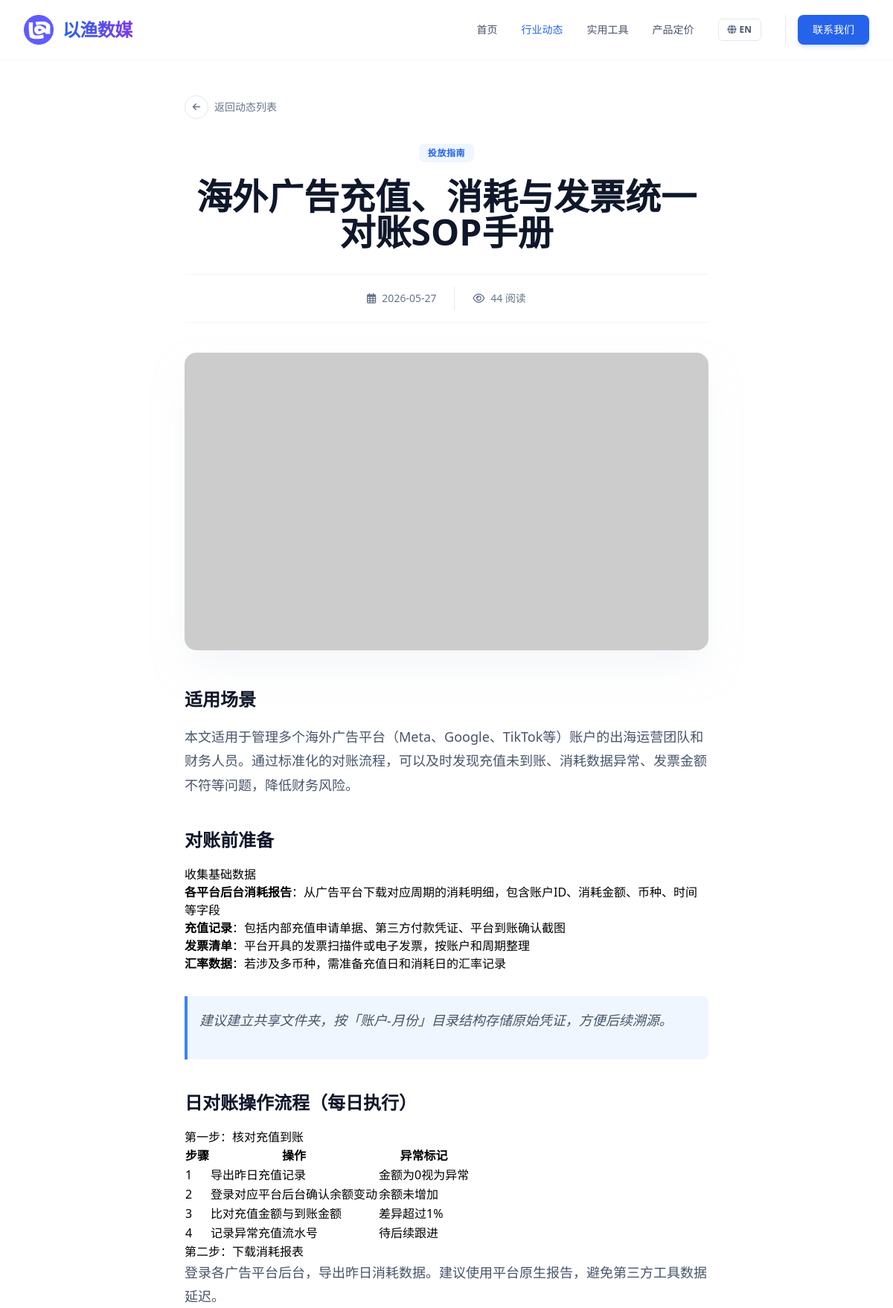
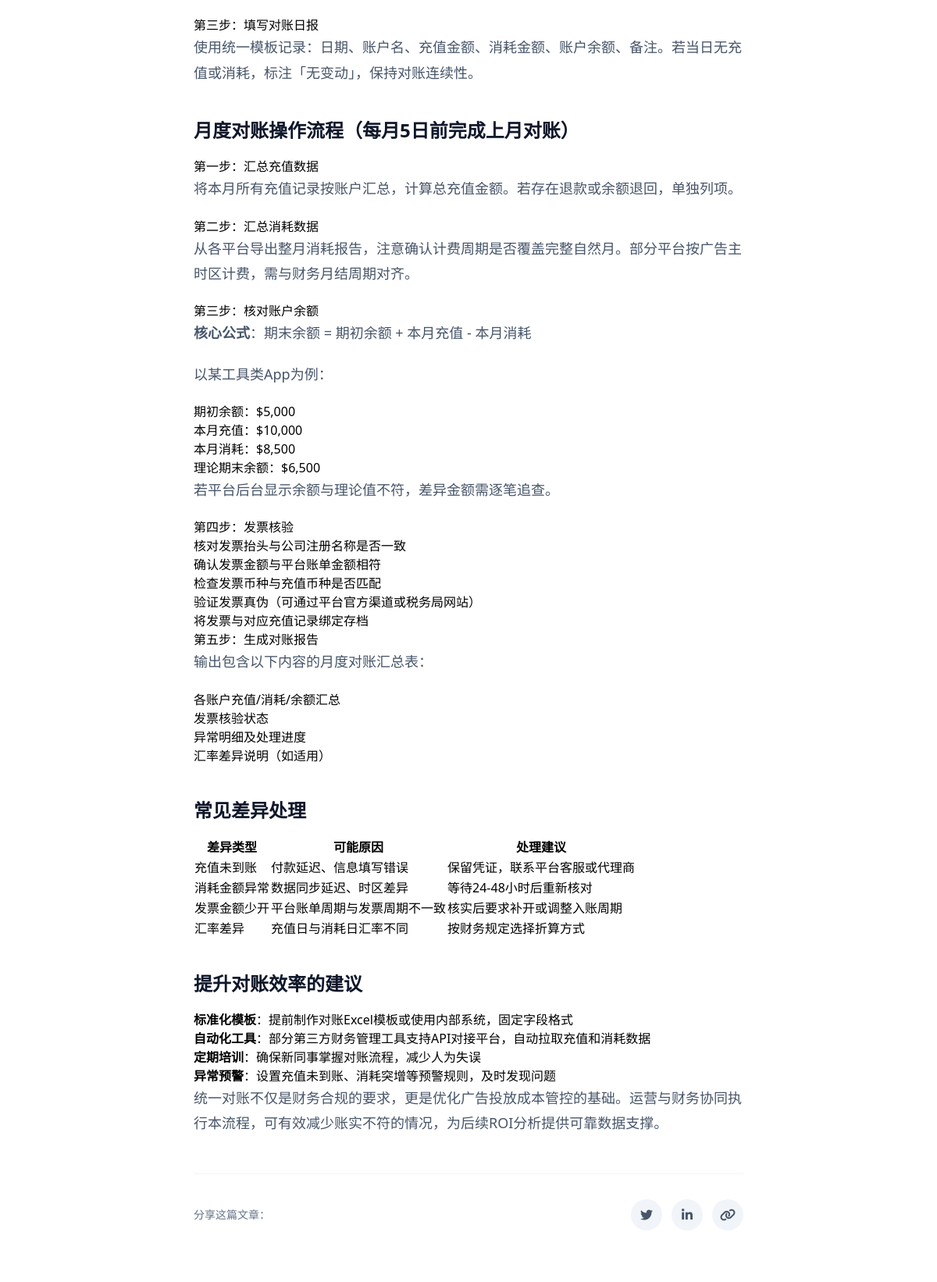
/article/118 (upper part), run on the app's committed database (2 pictures, top to bottom).
### tables this page shows
CREATE TABLE articles (
            id INTEGER PRIMARY KEY AUTOINCREMENT,
            category_id TEXT NOT NULL,
            title TEXT NOT NULL,
            summary TEXT NOT NULL,
            content TEXT NOT NULL,
            date TEXT NOT NULL,
            views INTEGER DEFAULT 0,
            image TEXT NOT NULL
        , seo_keywords TEXT DEFAULT '', seo_score INTEGER DEFAULT 0, title_en TEXT DEFAULT '', summary_en TEXT DEFAULT '', content_en TEXT DEFAULT '', title_vi TEXT DEFAULT "", summary_vi TEXT DEFAULT "", content_vi TEXT DEFAULT "");

### app.py (the view)
@app.route('/article/<int:article_id>')
def article_detail(article_id):
    db = get_db()
    cur = db.cursor()
    cur.execute('SELECT * FROM articles WHERE id = ?', (article_id,))
    article = cur.fetchone()
    if article is None:
        return "Article not found", 404
    return render_template('article_detail.html', article=dict(article))

### app.py (called while the page is built)
def get_db():
    db = getattr(g, '_database', None)
    if db is None:
        db = g._database = sqlite3.connect(DB_PATH)
        db.row_factory = sqlite3.Row
    return db

@app.teardown_appcontext
def close_connection(exception):
    db = getattr(g, '_database', None)
    if db is not None:
        db.close()

@app.after_request
def add_header(response):
    response.headers["Cache-Control"] = "no-cache, no-store, must-revalidate"
    response.headers["Pragma"] = "no-cache"
    response.headers["Expires"] = "0"
    response.headers['Cache-Control'] = 'public, max-age=0'
    return response

### templates/article_detail.html (shortened to what this page needs)
<!DOCTYPE html>
<html lang="zh-CN" x-data="appData()">
<head>
    <script src="https://cdn.tailwindcss.com"></script>
    <link href="https://cdnjs.cloudflare.com/ajax/libs/font-awesome/6.0.0/css/all.min.css" rel="stylesheet">
</head>
<body class="font-sans antialiased bg-white">
    <nav class="fixed w-full z-50 transition-all duration-300 bg-white/90 backdrop-blur-md border-b border-slate-100">
        <div class="max-w-7xl mx-auto px-4 sm:px-6 lg:px-8">
            <div class="flex justify-between h-20 items-center">
                <a href="/" class="flex-shrink-0 flex items-center gap-3 group">
                    <img src="{{ url_for('static', filename='images/logo.png') }}" alt="Logo" class="w-10 h-10 rounded-lg object-cover shadow-sm group-hover:shadow-md transition-shadow duration-300" onerror="this.src='https://ui-avatars.com/api/?name=YY&background=0D8ABC&color=fff'">
                    <span class="font-extrabold text-2xl tracking-tight bg-clip-text text-transparent bg-gradient-to-r from-blue-600 to-violet-600 drop-shadow-sm">以渔数媒</span>
                </a>
                <div class="hidden md:flex space-x-8 items-center">
                    <a href="/" class="text-sm font-medium text-slate-600 hover:text-blue-600 transition-colors" x-text="t[lang].nav.home">首页</a>
                    <a href="/articles" class="text-sm font-medium text-blue-600 transition-colors" x-text="t[lang].nav.articles">行业动态</a>
                                        <a href="/tools" class="text-sm font-medium text-slate-600 hover:text-blue-600 transition-colors" x-text="t[lang].nav.tools">实用工具</a>
<a href="/pricing" class="text-sm font-medium text-slate-600 hover:text-blue-600 transition-colors" x-text="t[lang].nav.pricing">产品定价</a>
                    <button @click="toggleLang()" class="flex items-center space-x-1 px-3 py-1.5 rounded-md border border-slate-200 hover:border-blue-400 hover:bg-slate-50 transition-all">
                        <i class="fas fa-globe text-slate-500 text-xs"></i>
                        <span class="text-xs font-bold text-slate-600" x-text="lang === 'zh' ? 'EN' : '中'"></span>
                    </button>
                    <div class="flex items-center gap-3 pl-4 border-l border-slate-200">
                        <a href="https://t.me/yiyiyiads" target="_blank" class="px-5 py-2.5 rounded-lg bg-blue-600 text-white text-sm font-medium hover:bg-blue-700 transition-all shadow-md shadow-blue-500/20" x-text="t[lang].nav.contact">联系我们</a>
                    </div>
                </div>
            </div>
        </div>
    </nav>
    <main class="pt-32 pb-24">
        <div class="max-w-3xl mx-auto px-4 sm:px-6 lg:px-8 mb-8">
            <a href="/articles" class="inline-flex items-center gap-2 text-sm font-medium text-slate-500 hover:text-blue-600 transition-colors group">
                <div class="w-8 h-8 rounded-full border border-slate-200 flex items-center justify-center group-hover:border-blue-500 group-hover:bg-blue-50 transition-all">
                    <i class="fas fa-arrow-left text-xs group-hover:-translate-x-0.5 transition-transform"></i>
                </div>
                <span x-text="t[lang].back">返回动态列表</span>
            </a>
        </div>
        <article class="max-w-3xl mx-auto px-4 sm:px-6 lg:px-8">
            <header class="mb-10 text-center">
                <div class="mb-6">
                    <span class="px-3 py-1 bg-blue-50 text-blue-600 text-xs font-bold rounded-lg uppercase tracking-wider">
                        <span x-show="lang === 'zh'">
                            {% if article.category_id == 'news' %}官方公告
                            {% elif article.category_id == 'insight' %}行业洞察
                            {% elif article.category_id == 'guide' %}投放指南
                            {% elif article.category_id == 'update' %}产品更新
                            {% else %}资讯{% endif %}
                        </span>
                    </span>
                </div>
                <h1 class="text-3xl md:text-4xl lg:text-5xl font-extrabold text-slate-900 leading-tight mb-8">
                    <span x-show="lang === 'zh'">{{ article.get('title', '') }}</span>
                </h1>
                <div class="flex items-center justify-center gap-6 text-sm text-slate-500 border-t border-b border-slate-100 py-4">
                    <div class="flex items-center gap-2">
                        <i class="far fa-calendar-alt"></i>
                        <span>{{ article.date }}</span>
                    </div>
                    <div class="flex items-center gap-2">
                        <i class="far fa-eye"></i>
                        <span><span id="article-view-count" data-article-id="{{ article.id }}" data-base-views="{{ article.views }}">{{ article.views }}</span> <span x-text="t[lang].reads">阅读</span></span>
                    </div>
                </div>
            </header>
            <div class="rounded-2xl overflow-hidden mb-12 shadow-2xl shadow-slate-200/50">
                <img src="{{ article.image }}" alt="Featured Image" class="w-full h-[400px] object-cover">
            </div>
            <div class="prose max-w-none" x-show="lang === 'zh'">
                {{ article.get('content', '') | markdown | safe }}
            </div>
            <div class="mt-12 pt-8 border-t border-slate-100 flex items-center justify-between">
                <div class="text-sm font-medium text-slate-500" x-text="t[lang].share">分享这篇文章：</div>
                <div class="flex gap-3">
                    <button class="w-10 h-10 rounded-full bg-slate-100 flex items-center justify-center text-slate-600 hover:bg-[#1DA1F2] hover:text-white transition-colors">
                        <i class="fab fa-twitter"></i>
                    </button>
                    <button class="w-10 h-10 rounded-full bg-slate-100 flex items-center justify-center text-slate-600 hover:bg-[#0077B5] hover:text-white transition-colors">
                        <i class="fab fa-linkedin-in"></i>
                    </button>
                    <button class="w-10 h-10 rounded-full bg-slate-100 flex items-center justify-center text-slate-600 hover:bg-[#00B489] hover:text-white transition-colors">
                        <i class="fas fa-link"></i>
                    </button>
                </div>
            </div>
        </article>
    </main>
</body>
</html>

### templates/article_detail.html (style rules this page uses)
.prose h2 { color: #0f172a; font-weight: 700; font-size: 1.5rem; margin-top: 2.5rem; margin-bottom: 1rem; }
.prose p { color: #475569; line-height: 1.8; margin-bottom: 1.25rem; font-size: 1.125rem; }
.prose blockquote { border-left: 4px solid #3b82f6; padding-left: 1rem; color: #334155; font-style: italic; background: #eff6ff; padding: 1rem; border-radius: 0 0.5rem 0.5rem 0; margin: 2rem 0; }

### data on the page
articles: get "海外广告充值、消耗与发票统一对账SOP手册", date "2026-05-27", views "44", get "适用场景 本文适用于管理多个海外广告平台（Meta、Google、TikTok等）账户的出海运营团队和财务人员。通过标准化的对账流程，可以及时发现充值未到账、消耗数据异常、发票金额不符等问题，降低财务风险。 对账前准备 收集基础数据 各平台后台消耗报告 ：从广告平台下载对应周期的消耗明细，包含账户ID、消耗金额、币种、时间等字段 充值记录 ：包括内部充值申请单据、第三方付款凭证、平台到账确认截图 发票清单 ：平台开具的发票扫描件或电子发票，按账户和周期整理 汇率数据 ：若涉及多币种，需准备充值日和消耗日的汇率记录 建议建立共享文件夹，按「账户-月份」目录结构存储原始凭证，方便后续溯源。 日对账操作流程（每日执行） 第一步：核对充值到账 步骤 操作 异常标记 1 导出昨日充值记录 金额为0视为异常 2 登录对应平台后台确认余额变动 余额未增加 3 比对充值金额与到账金额 差异超过1% 4 记录异常充值流水号 待后续跟进 第二步：下载消耗报表 登录各广告平台后台，导出昨日消耗数据。建议使用平台原生报告，避免第三方工具数据延迟。 第三步：填写对账日报 使用统一模板记录：日期、账户名、充值金额、消耗金额、账户余额、备注。若当日无充值或消耗，标注「无变动」，保持对账连续性。 月度对账操作流程（每月5日前完成上月对账） 第一步：汇总充值数据 将本月所有充值记录按账户汇总，计算总充值金额。若存在退款或余额退回，单独列项。 第二步：汇总消耗数据 从各平台导出整月消耗报告，注意确认计费周期是否覆盖完整自然月。部分平台按广告主时区计费，需与财务月结周期对齐。 第三步：核对账户余额 核心公式…"
